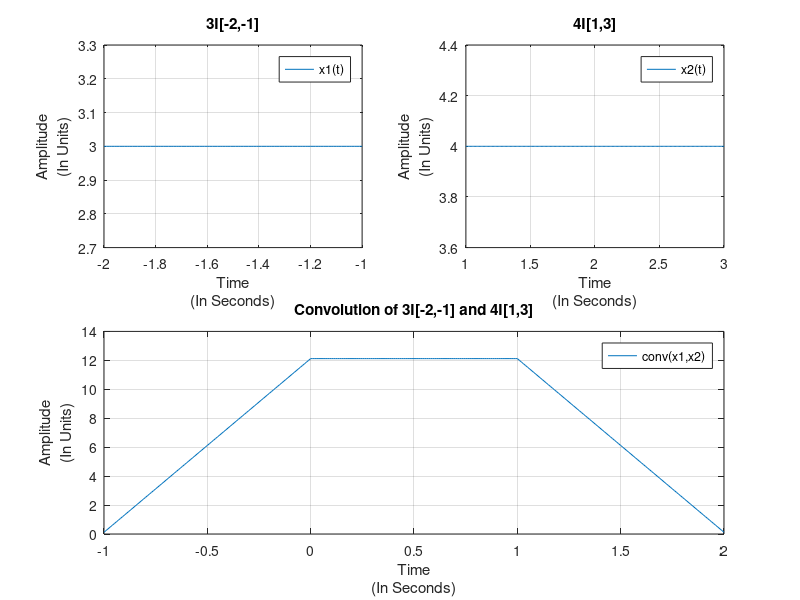
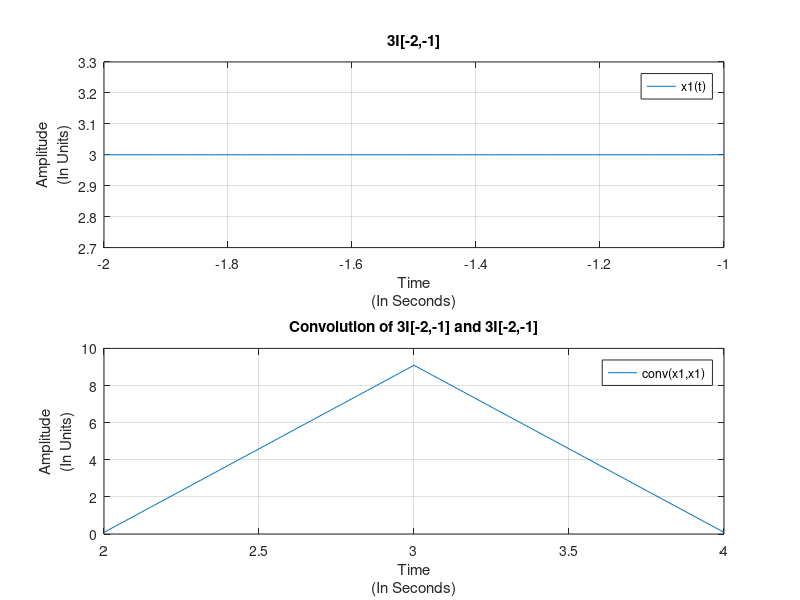

Write the MATLAB code that produced these figures, in order.
function plot_two
dt = 0.01;%sample spacing 
s1 = -2:dt:-1; %sampling times over the interval [-2,-1]
s2 = 1:dt:3; %sampling times over the interval [1,3]
x1 = 3*ones(length(s1),1); %samples for first box
x2 = 4*ones(length(s2),1); %samples for second box
[y,t] = contconv(x1,x2,s1(1),s2(1),dt);
[y1,t1] = contconv(x1,x1,s2(1),s2(1),dt);
figure(1);
subplot(2,2,[3,4]);plot(t,y);xlabel({'Time','(In Seconds)'});ylabel({'Amplitude','(In Units)'});
title('Convolution of 3I[-2,-1] and 4I[1,3]');
legend('conv(x1,x2)');
grid on;
subplot(2,2,1);plot(s1,x1);xlabel({'Time','(In Seconds)'});ylabel({'Amplitude','(In Units)'});
title('3I[-2,-1]');
grid on;
legend('x1(t)');
subplot(2,2,2);plot(s2,x2);xlabel({'Time','(In Seconds)'});ylabel({'Amplitude','(In Units)'});
title('4I[1,3]');
grid on;
legend('x2(t)');
figure(2);
subplot(2,1,2);plot(t1,y1);xlabel({'Time','(In Seconds)'});ylabel({'Amplitude','(In Units)'});
title('Convolution of 3I[-2,-1] and 3I[-2,-1]');
grid on;
legend('conv(x1,x1)');
subplot(2,1,1);plot(s1,x1);xlabel({'Time','(In Seconds)'});ylabel({'Amplitude','(In Units)'});
title('3I[-2,-1]');
grid on;
legend('x1(t)');

end
function [y,t] = contconv(x1,x2,s1,s2,dt)
y = conv(x1,x2)*dt;
s1_2 = s1 + (length(x1)-1)*dt;
s2_2 = s2 + (length(x2)-1)*dt;
t1 = s1+ s2;
t2 = s2_2 + s1_2;
t = t1:dt:t2;
end

